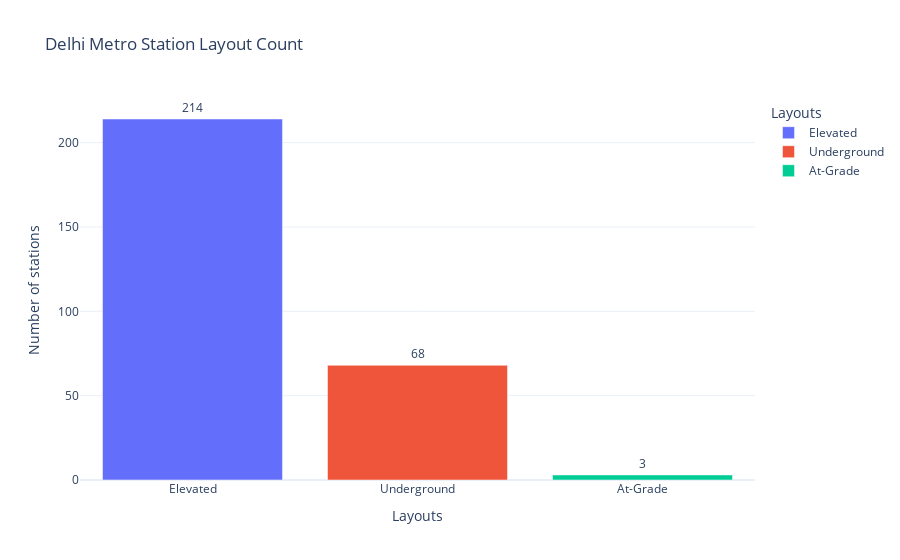

The notebook cell saved with this chart:
### Code cell
fig = px.bar(data_frame=station_layout_df, x='index', y='Station Layout', color='index',
        title='Delhi Metro Station Layout Count', text='Station Layout',
        labels={'index':'Layouts', 'Station Layout':'Number of stations'})


fig.update_traces(textposition = 'outside')


fig.show()

### Figure 1 — Plotly figure (JSON) as saved in the notebook; plotly's stock layout.template omitted (floating-point values rounded to 4 significant figures)
{"data": [{"alignmentgroup": "True", "hovertemplate": "Layouts=%{x}<br>Number of stations=%{text}<extra></extra>", "legendgroup": "Elevated", "marker": {"color": "#636efa", "pattern": {"shape": ""}}, "name": "Elevated", "offsetgroup": "Elevated", "orientation": "v", "showlegend": true, "text": [214], "textposition": "outside", "type": "bar", "x": ["Elevated"], "xaxis": "x", "y": [214], "yaxis": "y"}, {"alignmentgroup": "True", "hovertemplate": "Layouts=%{x}<br>Number of stations=%{text}<extra></extra>", "legendgroup": "Underground", "marker": {"color": "#EF553B", "pattern": {"shape": ""}}, "name": "Underground", "offsetgroup": "Underground", "orientation": "v", "showlegend": true, "text": [68], "textposition": "outside", "type": "bar", "x": ["Underground"], "xaxis": "x", "y": [68], "yaxis": "y"}, {"alignmentgroup": "True", "hovertemplate": "Layouts=%{x}<br>Number of stations=%{text}<extra></extra>", "legendgroup": "At-Grade", "marker": {"color": "#00cc96", "pattern": {"shape": ""}}, "name": "At-Grade", "offsetgroup": "At-Grade", "orientation": "v", "showlegend": true, "text": [3], "textposition": "outside", "type": "bar", "x": ["At-Grade"], "xaxis": "x", "y": [3], "yaxis": "y"}], "layout": {"barmode": "relative", "legend": {"title": {"text": "Layouts"}, "tracegroupgap": 0}, "title": {"text": "Delhi Metro Station Layout Count"}, "xaxis": {"anchor": "y", "categoryarray": ["Elevated", "Underground", "At-Grade"], "categoryorder": "array", "domain": [0, 1], "title": {"text": "Layouts"}}, "yaxis": {"anchor": "x", "domain": [0, 1], "title": {"text": "Number of stations"}}}}
